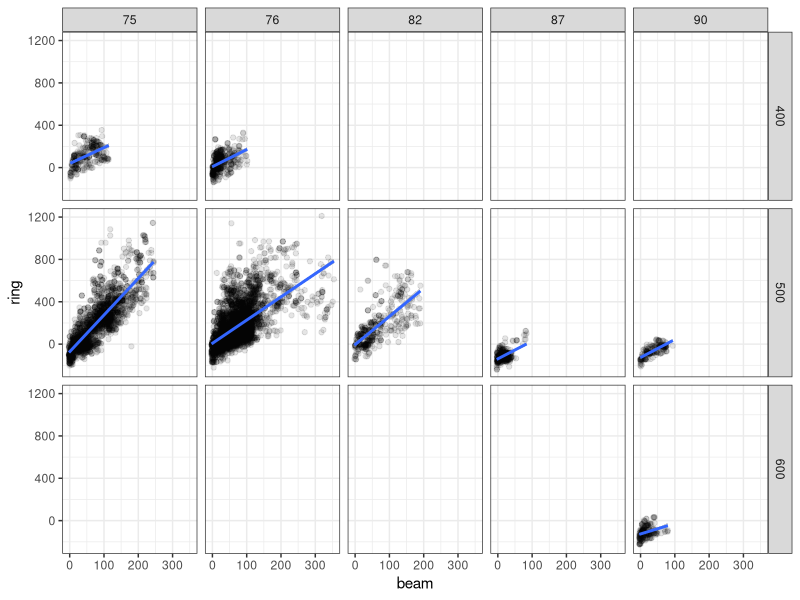
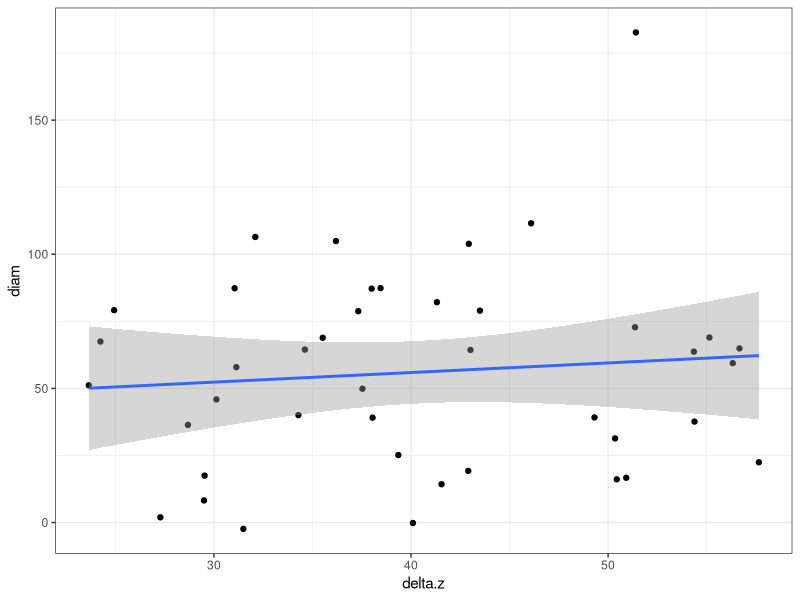

The R script that drew these images, in order: (Note: this script raises an error after producing the figures.)
# script to analyze dimensions of aggregations around FADs

# there are several objectives in this study:
# (1) Measure and correct atwarth distorsion of multibeam sonar
# (2) Compare horizontal and vertical diameters of aggregations
#     Is there any consistent pattern?
# (3) Correlate abunance with chatches


# The data we are using are:
#   horizontal sonar, 
#   vertical echosounder EK60 @ 120 kHz, and:
#   catches per species

# The sonar is a Simrad SN90? with 32 beams of 3.75º each
# According to Missund (1993), when measuring school sizes with sonar
# the alongship beam correction should be:
#   beam = AlongBeamSize - (1500*Pulso*1e-6)/2 
# and the atwarthship correction should be:
#   ring = AlongRingSize - 2*n*(2/3)*Rango*tan(3.75*pi/(2*180))
# where n is the number of beams occupied by the school
# and Rango is the approximate distance to the center of the school

library(dplyr)
library(tidyr)
library(ggplot2)
library(purrr)
library(broom)

# read data file
dimensiones <- read.table(file = "datos/Dimensions-pp.txt", sep = "\t", 
                          header = T, dec = ".") 

## 1. Correction of the atwarth dimension  -----------------
# we measure the diameter of the aggregation along beam and along ring
# at complete round trajectories surroundng the FAD during purse seining ops.
# then we compare the corrected along-beam diameter estimations
# with the along-ring ones
# and try to estimate correction factors for the latter

table(dimensiones$Rango)
summary(dimensiones)


# we apply Misund's corrections:
dimensiones <- dimensiones %>%
  mutate(n = case_when(
          Rango == 400 ~ 15, 
          Rango == 500 ~ 14, 
          Rango == 600 ~ 13
          ),
          beam = AlongBeamSize - (1500*Pulso*1e-6)/2, 
          ring = AlongRingSize - 2*n*(2/3)*Rango*tan(3.75*pi/(2*180)))
dimensiones %>%
  filter(Dudoso != 1) %>%
  ggplot(aes(x = beam, y = ring)) +
  geom_point(alpha = 0.1) +
  geom_smooth(method = "lm") +
  theme_bw() +
  facet_grid(Rango ~ Frecuency)
  
modelo <- lm(data = dimensiones, beam ~ ring)
summary(modelo)

lmod <- function(x) lm(data = x, beam ~ AlongRingSize)

dim.l <- split(x = dimensiones, f = dimensiones$Frecuency)
mod.l <- map(.x = dim.l, .f = lmod)
map(.x = mod.l, .f = summary)
# significant*** correlation between along and atwarth diameters for all freqs 
# the best R2 for 75 kHz (61%) followed by 82 kHz (52%); the rest, well below 50% 
# Estimated correction for atwarth diameters
# corrected.atwarth.diam = 0.18*atwarth.diam - 14.5 m

dim.l2 <- split(x = dimensiones, f = dimensiones$Rango)
mod.l2 <- map(.x = dim.l2, .f = lmod)
map(.x = mod.l2, .f = summary)

# try the following idea: correct the atwarth diameter estimation with 
# the formula by Misund (1993). Then see if it corrects completely
# according to the along beam estimation. If not, apply the result of 
# the linear regression obtained here.
  

## 2. Vertical vs horizontal diameters -------------------------
# we compare vert vs horiz to see whether there is a stable relationship between them

## 2.1 Summarise vertical diameters per set ---------
vert <- read.table("datos/profundidades.txt", header = T, sep = "\t")
vert <- vert %>%
  mutate(delta.z = Zfin - Zsup) 
vert %>% summary()
vert %>% group_by(set) %>%
  summarise(mean(delta.z))

vert.sum <- vert %>% 
  mutate(delta.z = Zfin - Zsup, 
         sd.delta.z = SD_Zsup + SD_Zfin) %>%
  group_by(set) %>%
  summarise(delta.z = mean(delta.z, na.rm = T), 
            sd.z = mean(sd.delta.z, na.rm = T)) %>%
  mutate(cv.z = sd.z/delta.z)
summary(vert.sum$delta.z)

## 2.2 Summarise horizontal diameters per set -------
horiz.sum <- dimensiones %>%
  group_by(set) %>%
  summarise(diam = mean(beam, na.rm = T), 
            sd.diam = sd(beam, na.rm = T)) %>%
  mutate(cv.diam = sd.diam/diam)

## 2.3 Combine and compare vertical and horizontal info  --------------
geom <- merge(vert.sum, horiz.sum, by = "set", all = F)

geom %>%
  ggplot(aes(x = delta.z, y = diam)) +
  geom_point() +
  geom_smooth(method = "lm") +
  theme_bw()

# unfortunately (or fortunately) the diameter seems pretty constant
# independent from the vertical extension of the aggregation
# According to these data, for vertical extensions between 20 and 70 m
# in the Atlantic Ocean the average horizontal diameter would be constant = 50 m
# Unless we find a relationship with sv or nasc...


## 3. Predicting catches with only vertical data ----------------
lances <- read.table("datos/Lances.txt", header = T, sep = "\t")
colnames(lances)  

lances.geom <- merge(geom, lances, by.x = "set", by.y = "Lance")

acous <- read.table("datos/Ecointegra120xlance.txt", header = T, sep = "\t")
acous <- acous[c(1,5:17, 21:23)]
acous <- acous[-c(5:9)]
lances.geom <- merge(lances.geom, acous, by.x = "set", by.y = "Set")
lances.geom <- lances.geom[c(1:8, 10, 15:24, 27:32)] 


panel.cor <- function(x, y, digits=2, prefix="", cex.cor) 
{
  usr <- par("usr"); on.exit(par(usr)) 
  par(usr = c(0, 1, 0, 1)) 
  r <- abs(cor(x, y)) 
  txt <- format(c(r, 0.123456789), digits=digits)[1] 
  txt <- paste(prefix, txt, sep="") 
  if(missing(cex.cor)) cex <- 0.8/strwidth(txt) 
  
  test <- cor.test(x,y) 
  # borrowed from printCoefmat
  Signif <- symnum(test$p.value, corr = FALSE, na = FALSE, 
                   cutpoints = c(0, 0.001, 0.01, 0.05, 0.1, 1),
                   symbols = c("***", "**", "*", ".", " ")) 
  
  text(0.5, 0.5, txt, cex = cex * r) 
  text(.8, .8, Signif, cex=cex, col=2) 
}
x11()
pairs(lances.geom, lower.panel=panel.smooth, upper.panel=panel.cor)
# I don't see anything interesting
